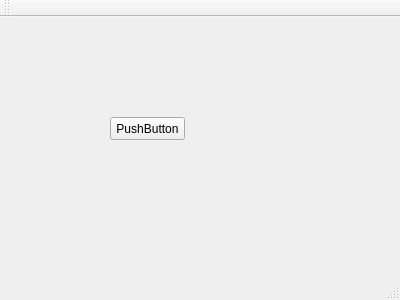
<?xml version="1.0" encoding="UTF-8"?>
<ui version="4.0">
 <class>MainWindow</class>
 <widget class="QMainWindow" name="MainWindow">
  <property name="geometry">
   <rect>
    <x>0</x>
    <y>0</y>
    <width>400</width>
    <height>300</height>
   </rect>
  </property>
  <property name="windowTitle">
   <string>MainWindow</string>
  </property>
  <widget class="QWidget" name="centralWidget">
   <widget class="QPushButton" name="pushButton">
    <property name="geometry">
     <rect>
      <x>110</x>
      <y>100</y>
      <width>75</width>
      <height>23</height>
     </rect>
    </property>
    <property name="text">
     <string>PushButton</string>
    </property>
   </widget>
  </widget>
  <widget class="QMenuBar" name="menuBar">
   <property name="geometry">
    <rect>
     <x>0</x>
     <y>0</y>
     <width>400</width>
     <height>23</height>
    </rect>
   </property>
  </widget>
  <widget class="QToolBar" name="mainToolBar">
   <attribute name="toolBarArea">
    <enum>TopToolBarArea</enum>
   </attribute>
   <attribute name="toolBarBreak">
    <bool>false</bool>
   </attribute>
  </widget>
  <widget class="QStatusBar" name="statusBar"/>
 </widget>
 <layoutdefault spacing="6" margin="11"/>
 <resources/>
 <connections/>
</ui>
